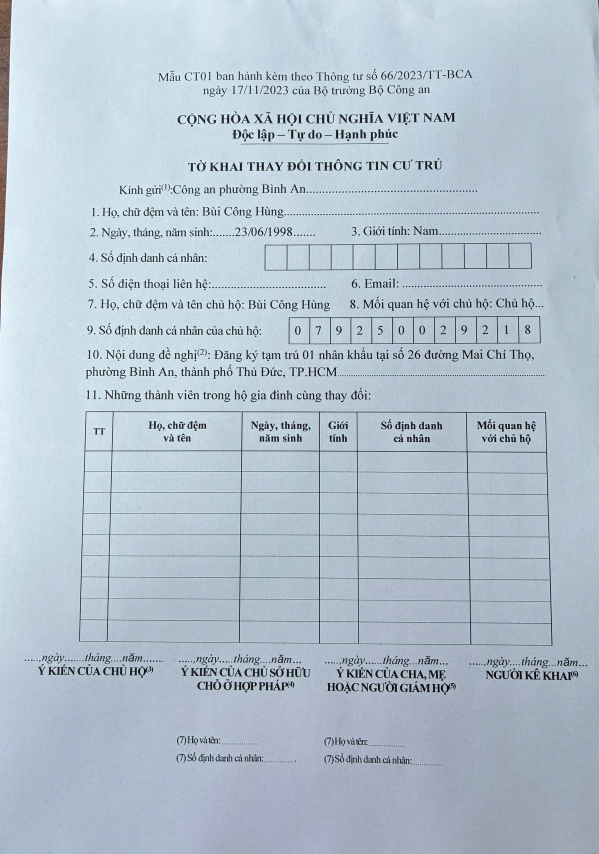
#> input picture image_train/phone_good_002.jpg, 1796 x 2560 px (shown at 1/3 size); its folder holds only this picture in this run
$ python -i form_aligner.py   (imports and definitions only)   (older library calls are emulated)
#> lines starting #> are read from the running program, lines starting #| are printed output that depends on the picture
### src/alignment/quality_estimator.py
import cv2
import numpy as np

BLUR_GOOD = 800.0     # [benchmark: calibrated]
BLUR_MEDIUM = 300.0   # [benchmark: calibrated]


def blur_score(gray: np.ndarray) -> float:
    return float(cv2.Laplacian(gray, cv2.CV_64F).var())


def estimate_quality(gray: np.ndarray) -> dict:
    score = blur_score(gray)
    if score >= BLUR_GOOD:
        tier = "good"
    elif score >= BLUR_MEDIUM:
        tier = "medium"
    else:
        tier = "poor"
    return {"tier": tier, "blur_score": round(score, 1)}

### src/alignment/form_aligner.py
import os
import cv2
import numpy as np

from . import orb_register as orb_reg
from .quality_estimator import estimate_quality

CANONICAL_W = 1654  #Khớp chính xác A4 @ 200 DPI
CANONICAL_H = 2339  #Khớp chính xác A4 @ 200 DPI

# Nếu hướng 0° đã đạt mức này thì bỏ qua 90/180/270 (đa số ảnh chụp đúng chiều → nhanh).
GOOD_INLIERS_SHORTCIRCUIT = 80

# cv2.rotate code theo góc xoay NGƯỢC để đưa ảnh về đúng chiều khi thử.
_ROTATE_CODES = {
    90: cv2.ROTATE_90_CLOCKWISE,
    180: cv2.ROTATE_180,
    270: cv2.ROTATE_90_COUNTERCLOCKWISE,
}

# Cache reference (nạp 1 lần).
_REF = None
REFERENCE_PATH = os.path.join("assets", "ct01_reference.jpg")

# Thư mục lưu ảnh đã warp để debug căn chỉnh.
DEBUG_DIR = os.path.join("outputs", "alignment_debug")


def _save_debug(warped: np.ndarray, debug_name: str) -> None:
    os.makedirs(DEBUG_DIR, exist_ok=True)
    base = os.path.splitext(os.path.basename(debug_name))[0]
    cv2.imwrite(os.path.join(DEBUG_DIR, f"{base}_warped.jpg"), warped)

def _load_reference():
    global _REF
    if _REF is not None:
        return _REF
    ref_bgr = cv2.imread(REFERENCE_PATH)
    if ref_bgr is None:
        raise FileNotFoundError(f"Reference not found: {REFERENCE_PATH}")
    ref_gray = cv2.cvtColor(ref_bgr, cv2.COLOR_BGR2GRAY)
    orb = orb_reg.create_orb()
    bf = cv2.BFMatcher(cv2.NORM_HAMMING) # Brute Force Matcher với khoảng cách Hamming (phù hợp với ORB)
    ref_kp, ref_des = orb_reg.detect(orb, ref_gray) #Load keypoints + descriptors của ảnh ref 1 lần để tái sử dụng suốt quá trình align.
    _REF = {"orb": orb, "bf": bf, "kp": ref_kp, "des": ref_des}
    return _REF


def _rotate(img: np.ndarray, angle: int) -> np.ndarray:
    if angle == 0:
        return img
    return cv2.rotate(img, _ROTATE_CODES[angle])


def _best_orientation(ref, gray: np.ndarray):
    best_angle, best = None, None

    for angle in (0, 90, 180, 270):
        res = orb_reg.register(ref["orb"], ref["bf"], ref["kp"], ref["des"], _rotate(gray, angle))

        if res is None:
            continue

        # res["n_inliers"] = số điểm khớp đúng; càng nhiều = càng đúng chiều.
        # Lần đầu (chưa có best) hoặc hướng này tốt hơn best cũ → cập nhật.
        is_first = best is None
        is_better = (not is_first) and res["n_inliers"] > best["n_inliers"]
        if is_first or is_better:
            best_angle = angle
            best = res

        # Lối tắt: 0° (chưa xoay) đã quá tốt → khỏi thử 90/180/270 cho nhanh.
        if angle == 0 and res["n_inliers"] >= GOOD_INLIERS_SHORTCIRCUIT:
            break

    return best_angle, best


def align_form(img: np.ndarray, debug_name: str = None):
    gray = cv2.cvtColor(img, cv2.COLOR_BGR2GRAY)
    quality = estimate_quality(gray)
    ref = _load_reference()

    # Tìm hướng xoay của img
    angle, res = _best_orientation(ref, gray)
    if res is not None:
        rotated = _rotate(img, angle)
        warped = cv2.warpPerspective(rotated, res["H"], (CANONICAL_W, CANONICAL_H))
        if debug_name:
            _save_debug(warped, debug_name)
        meta = {
            "method": "orb",
            "rotate": angle,
            "n_matches": res["n_matches"],
            "n_inliers": res["n_inliers"],
            "reproj_error": round(res["reproj_error"], 2),
            "quality": quality,
        }
        return warped, meta

    warped = cv2.resize(img, (CANONICAL_W, CANONICAL_H), interpolation=cv2.INTER_AREA)
    if debug_name:
        _save_debug(warped, debug_name)

    # Fallback: ORB không đủ match (ngoài phân bố đã test) → resize thẳng, không crash.
    meta = {
        "method": "fallback_resize",
        "rotate": 0,
        "n_matches": 0,
        "n_inliers": 0,
        "reproj_error": None,
        "quality": quality,
    }
    return warped, meta

>>> import cv2
>>> picture = cv2.imread('../../image_train/phone_good_002.jpg')
#> picture is the input picture: shape (2560, 1796, 3); mean B, G, R 206, 193.7, 179.4
>>> result = align_form(picture)
#> in align_form, `gray = cv2.cvtColor(img, cv2.COLOR_BGR2GRAY)`:
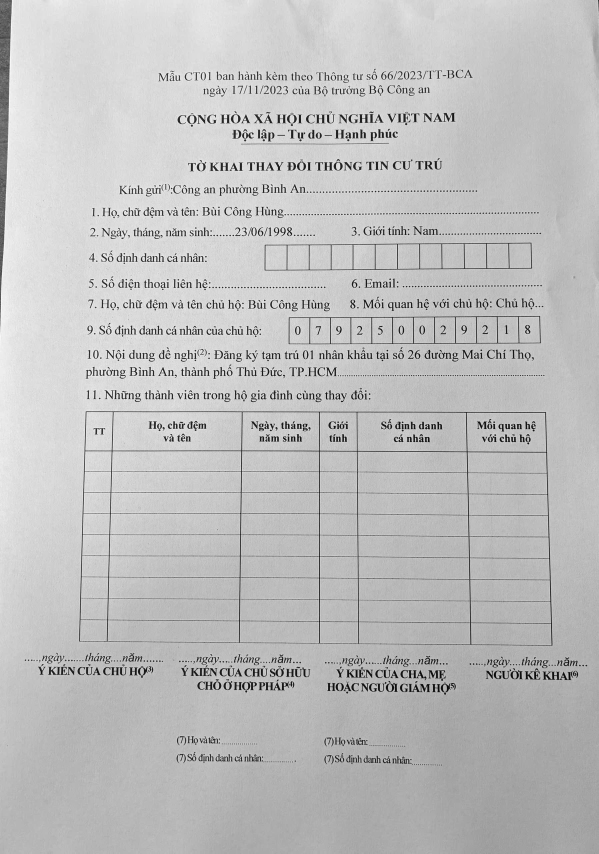
#> gray: shape (2560, 1796) (shown at 1/3 size); min 0, max 255, mean 190.9
#> in estimate_quality, `score = blur_score(gray)`: score = 926.8
#> in align_form, `quality = estimate_quality(gray)`: quality = {'tier': 'good', 'blur_score': 926.8}
#> (the run stopped early here; a loop or call above may not have finished)

$ run again, on image_train/phone_good_003.jpg
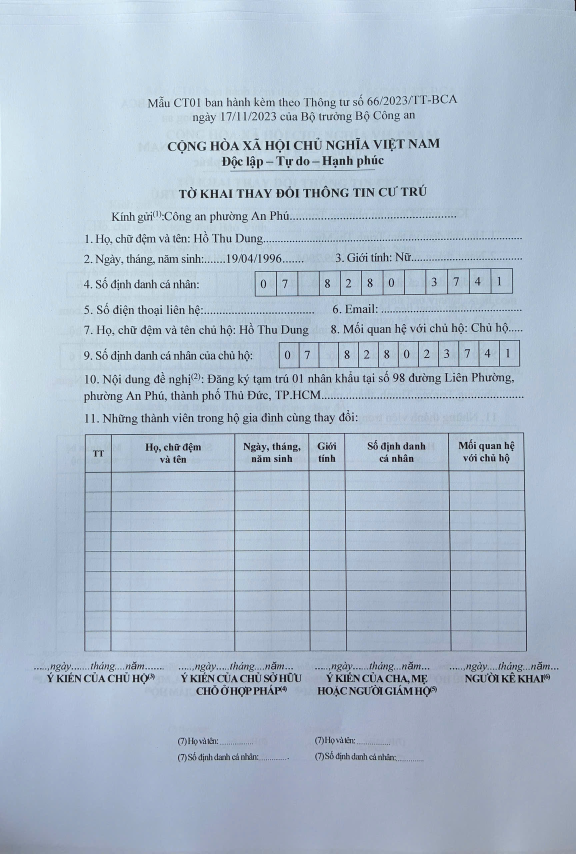
#> input picture image_train/phone_good_003.jpg, 1728 x 2560 px (shown at 1/3 size)
#> picture is the input picture: shape (2560, 1728, 3); mean B, G, R 205, 188, 172.2
#> in align_form, `gray = cv2.cvtColor(img, cv2.COLOR_BGR2GRAY)`:
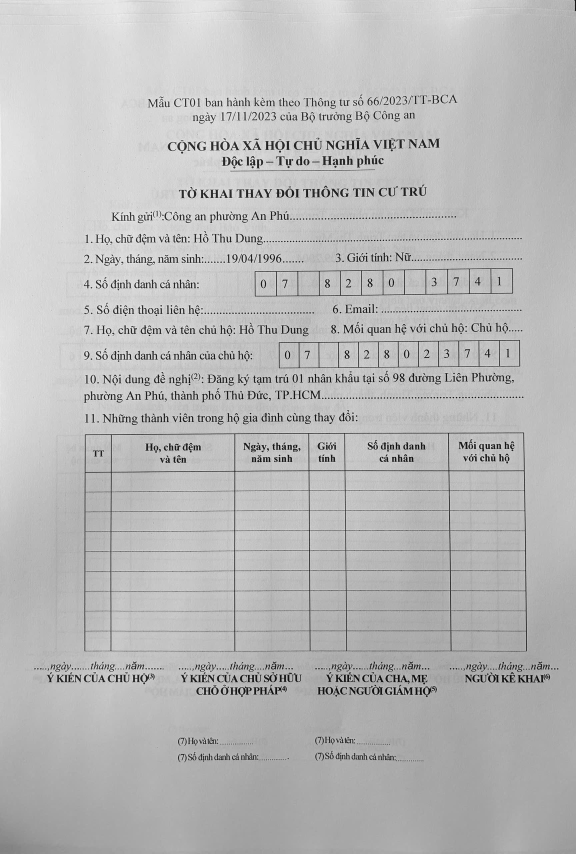
#> gray: shape (2560, 1728) (shown at 1/3 size); min 0, max 254, mean 185.3
#> score = 957.5
#> quality = {'tier': 'good', 'blur_score': 957.5}

$ run again, on image_train/phone_good_004.jpg
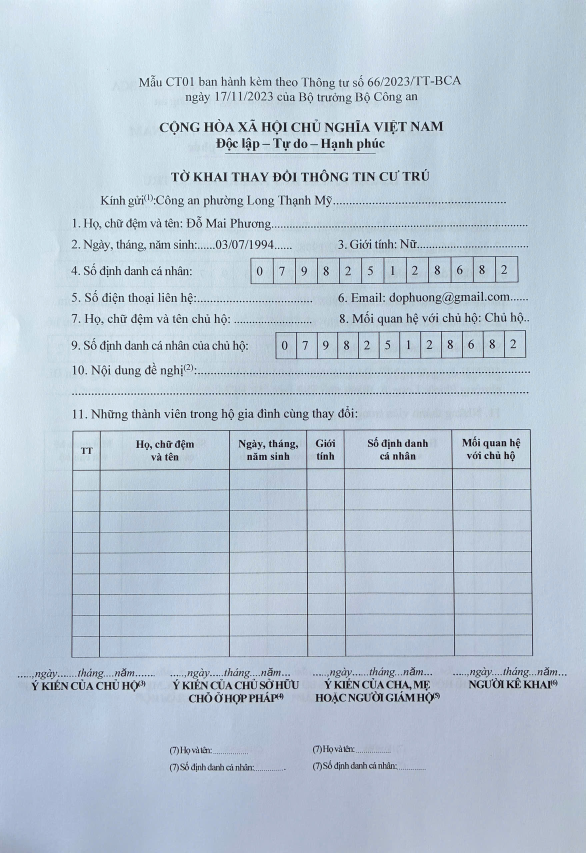
#> input picture image_train/phone_good_004.jpg, 1756 x 2558 px (shown at 1/3 size)
#> picture is the input picture: shape (2558, 1756, 3); mean B, G, R 213.6, 199.3, 184.5
#> in align_form, `gray = cv2.cvtColor(img, cv2.COLOR_BGR2GRAY)`:
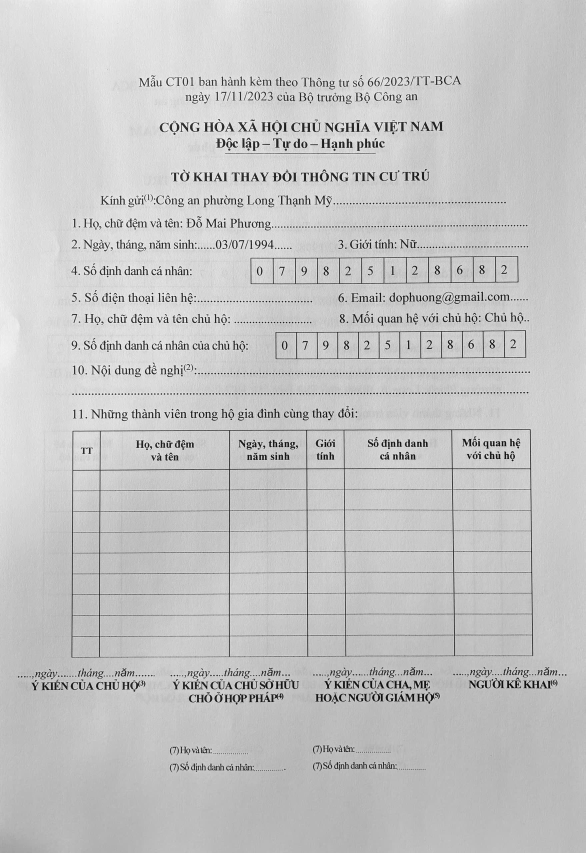
#> gray: shape (2558, 1756) (shown at 1/3 size); min 0, max 255, mean 196.6
#> score = 1012.7
#> quality = {'tier': 'good', 'blur_score': 1012.7}

$ run again, on image_train/phone_good_007.jpg
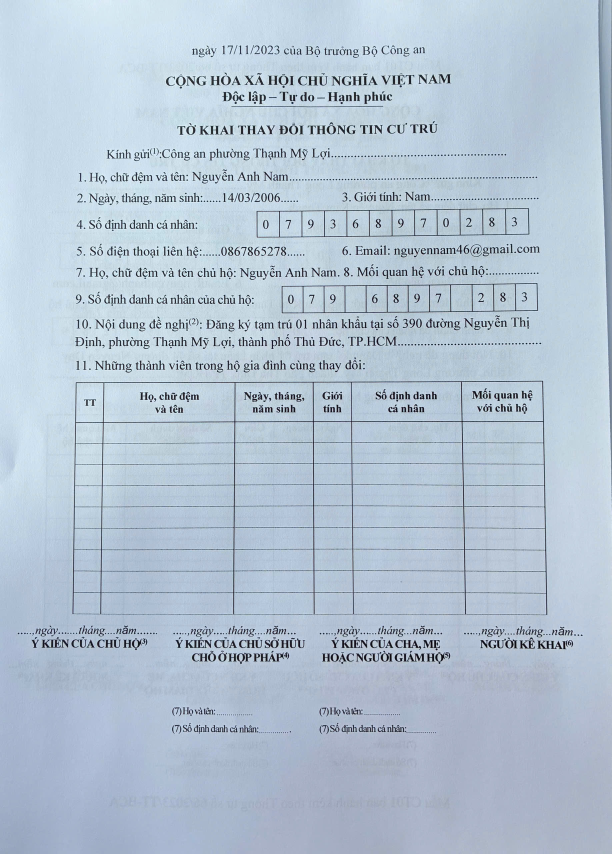
#> input picture image_train/phone_good_007.jpg, 1836 x 2560 px (shown at 1/3 size)
#> picture is the input picture: shape (2560, 1836, 3); mean B, G, R 211.9, 196, 180.1
#> in align_form, `gray = cv2.cvtColor(img, cv2.COLOR_BGR2GRAY)`:
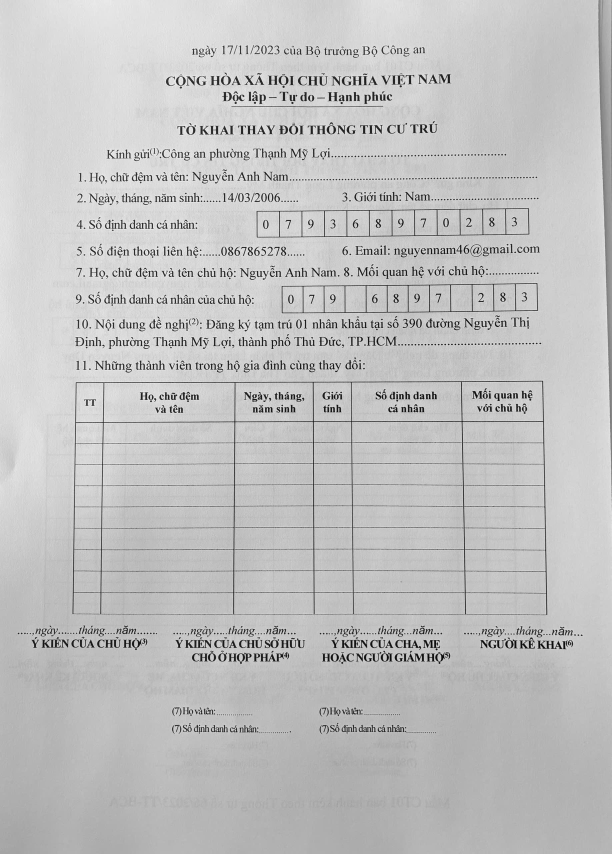
#> gray: shape (2560, 1836) (shown at 1/3 size); min 0, max 254, mean 193.1
#> score = 884
#> quality = {'tier': 'good', 'blur_score': 884}
